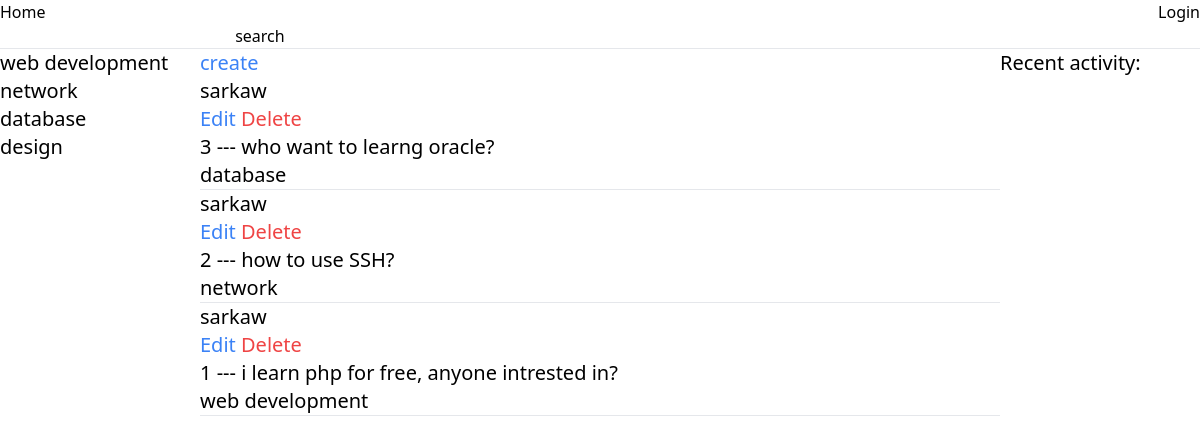
The app's page /, older data.
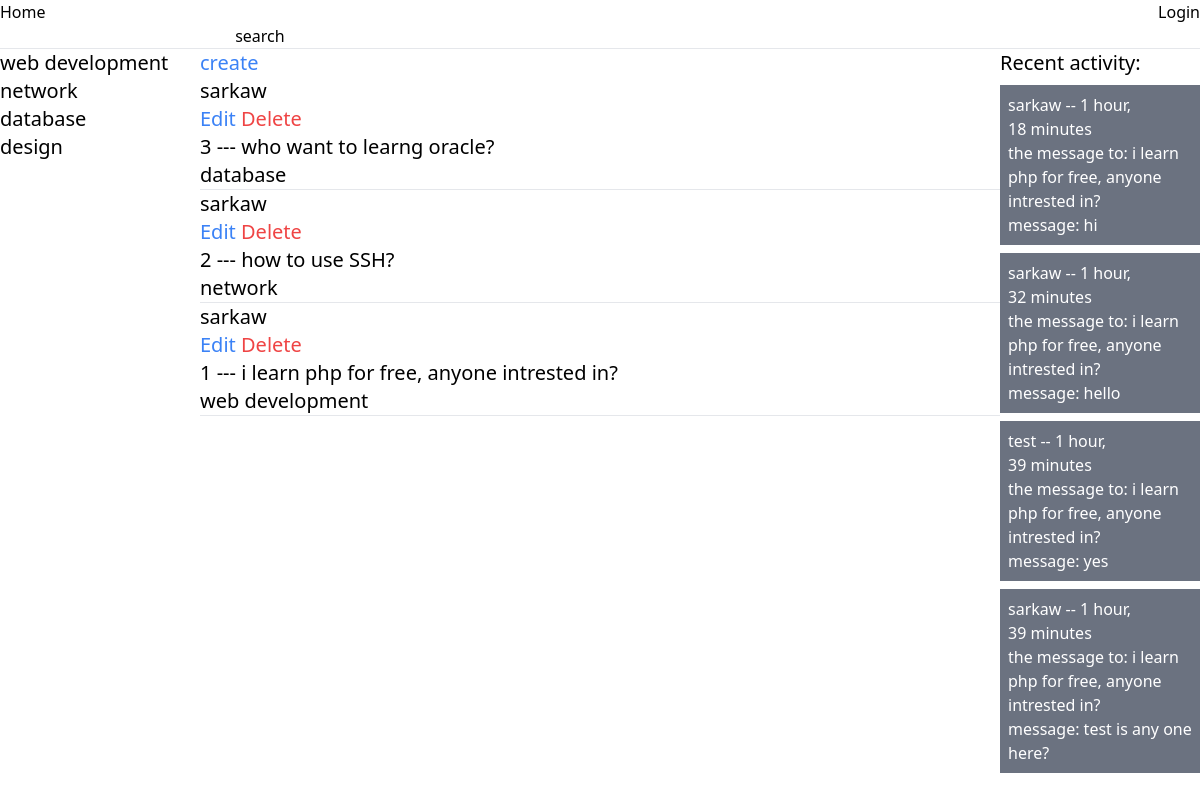
The same page, newer data.
### base/models.py (models this page shows)
class Topic(models.Model):
    name = models.CharField(max_length=100)
    update = models.DateTimeField(auto_now=True)
    create_at = models.DateTimeField(auto_now_add=True)
    def __str__(self):
        return self.name

class Room(models.Model):
    host = models.ForeignKey(User, on_delete=models.CASCADE)
    topic= models.ForeignKey(Topic, on_delete=models.SET_NULL, null=True)
    name = models.CharField(max_length=200)
    particpanties = models.ManyToManyField(User, related_name='participants', blank=True)
    description = models.TextField(null=True, blank=True)
    update = models.DateTimeField(auto_now=True)
    create_at = models.DateTimeField(auto_now_add=True)
    class Meta:
        ordering = ['-create_at']
    def __str__(self):
        return self.name

class Message(models.Model):
    user = models.ForeignKey(User, on_delete=models.CASCADE)
    room = models.ForeignKey(Room, on_delete=models.CASCADE)
    body = models.TextField()
    update = models.DateTimeField(auto_now=True)
    create_at = models.DateTimeField(auto_now_add=True)
    class Meta:
        ordering = ['-create_at']
    def __str__(self):
        return self.body

### base/views.py (the view)
# urls.py: path('',views.home, name="home"),
def home(request):
    q = request.GET.get('q') if request.GET.get('q') != None else ''
    rooms = Room.objects.filter(Q(topic__name__icontains = q) | Q(name__icontains = q))
    topic = Topic.objects.all()
    activity = Message.objects.all()
    return render(request, 'base/home.html', {'content':rooms, 'topic':topic, 'activity':activity})

### base/templates/base/home.html
{% extends "main.html" %}
{% block content  %}
    <div class="flex flex-wrap">
        <div class="w-2/12">
           {% include 'base/components/topic.html'  %}
        </div>
        <div class="w-8/12 text-xl">
            <h1><a class="text-blue-500" href="{% url 'roomCreate' %}">create</a></h1>
            {% for i in content %}
                <h3>
                    <p> {{ i.host.username }} </p>
                    <p>
                        <a class="text-blue-500" href="{% url 'updateRoom' i.id %}">Edit</a>
                        <a class="text-red-500" href="{% url 'deleteRoom' i.id %}">Delete</a>
                    </p>
                    <a href="{% url 'room' i.id %}">{{ i.id }} --- {{ i.name }}</a>
                    <p>{{ i.topic.name }}</p>
                </h3>
                <hr>
            {% endfor %}
        </div>
        <div class="w-2/12">
            <p class="text-xl">Recent activity:</p>
            {% include 'base/components/message.html'  %}
         </div>
    </div>
{% endblock %}

### templates/main.html (shortened to what this page needs)
<!DOCTYPE html>
<html lang="en">
<head>
    <script src="https://cdn.tailwindcss.com"></script>
</head>
<body>
    {% include 'nav.html' %}
    {% block content %}
    {% endblock %}
</body>
</html>

### templates/nav.html
<div class="flex items-center justify-between">
    <a href="/">Home</a>
    {% if not request.user.is_authenticated %}
     <a href="{% url 'loginPage' %}">Login</a>
    {% else %}
     <a href="{% url 'logoutPage' %}">Logout</a>
    {% endif %}
</div>
<form method="GET">
    <input type="text" name="q"> <button>search</button>
</form>
<hr>

### base/templates/base/components/topic.html
{% for i in topic %}
<p>
    <a href="{% url 'home' %}?q={{ i.name }}" class="text-xl hover:text-blue-500">{{ i }}</a>
</p>
{% endfor %}

### base/templates/base/components/message.html (shortened to what this page needs)
{% for message in activity %}
<div class="p-2 mt-2 bg-gray-500 text-white">
    {{ message.user }} -- {{ message.create_at|timesince }}
    <p>the message to: {{ message.room }}</p>
    <p>message: {{ message }}</p>
</div>
{% endfor %}

Row changes from the older to the newer data that the page shows:
added Message: user "sarkaw", create_at "1 hour, 18 minutes", room "i learn php for free, anyone intrested in?", body "hi"
added Message: user "sarkaw", create_at "1 hour, 32 minutes", room "i learn php for free, anyone intrested in?", body "hello"
added Message: user "test", create_at "1 hour, 39 minutes", room "i learn php for free, anyone intrested in?", body "yes"
added Message: user "sarkaw", create_at "1 hour, 39 minutes", room "i learn php for free, anyone intrested in?", body "test is any one here?"
